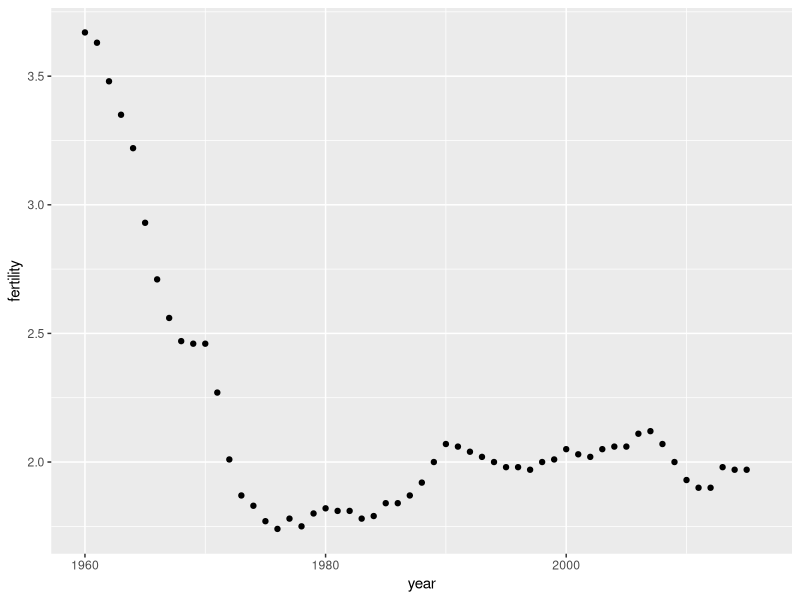
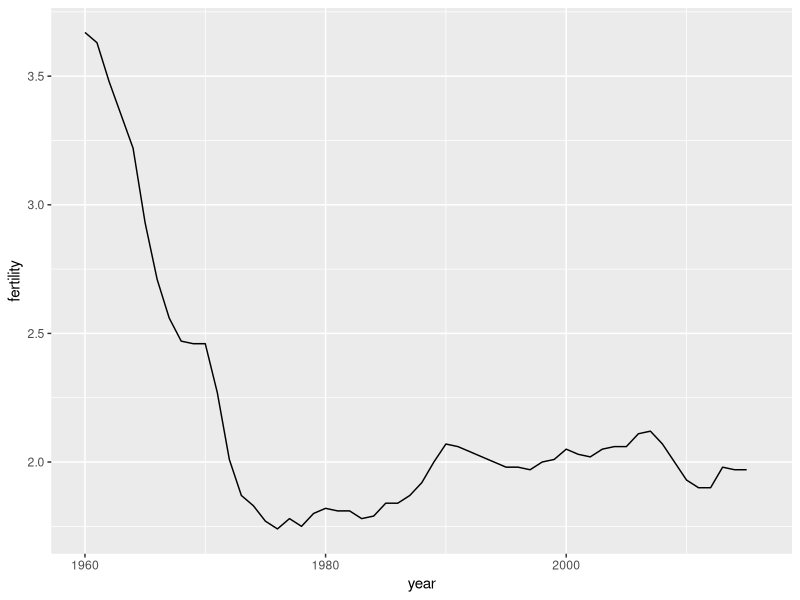
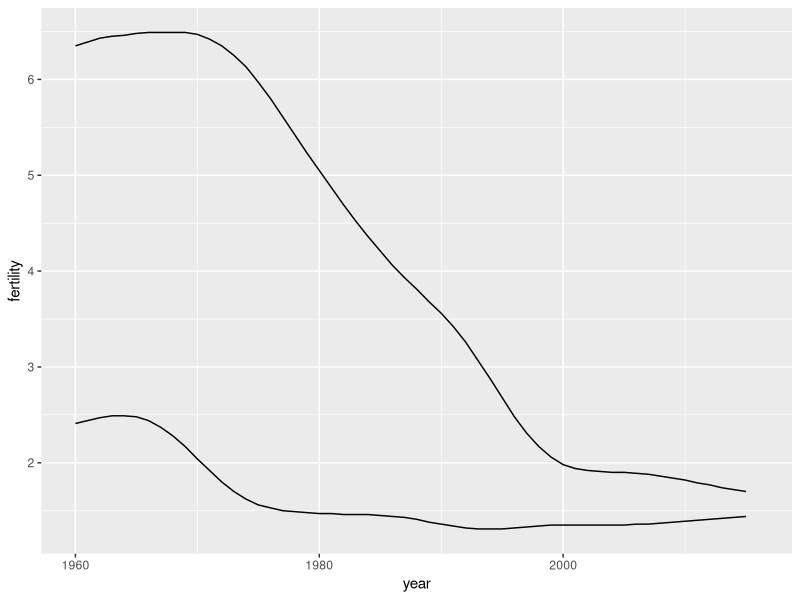
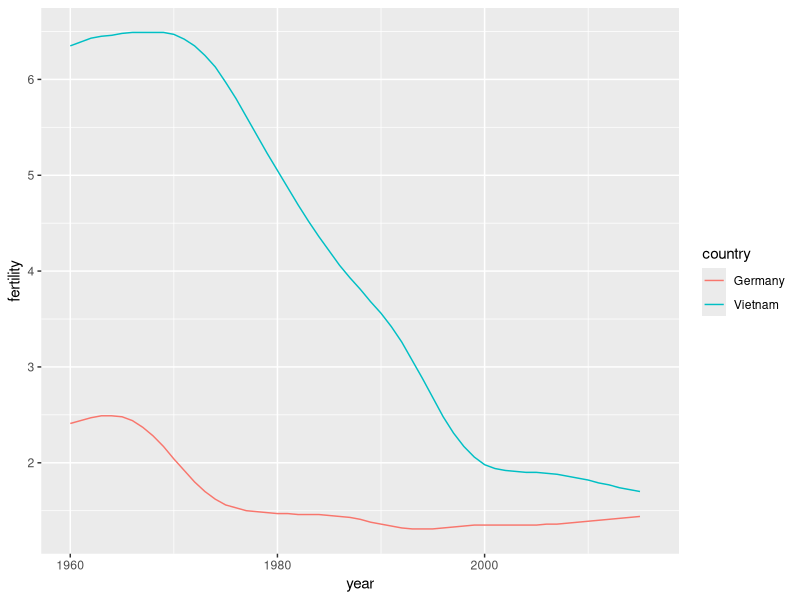
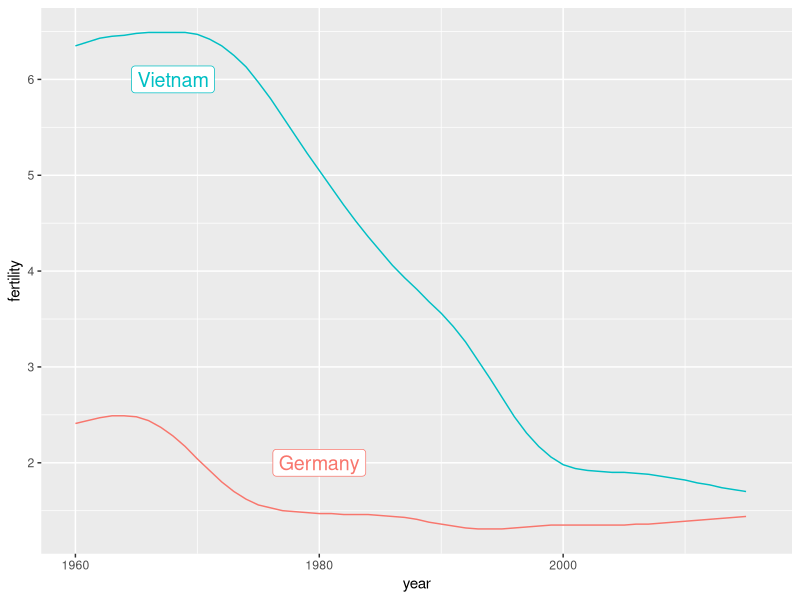
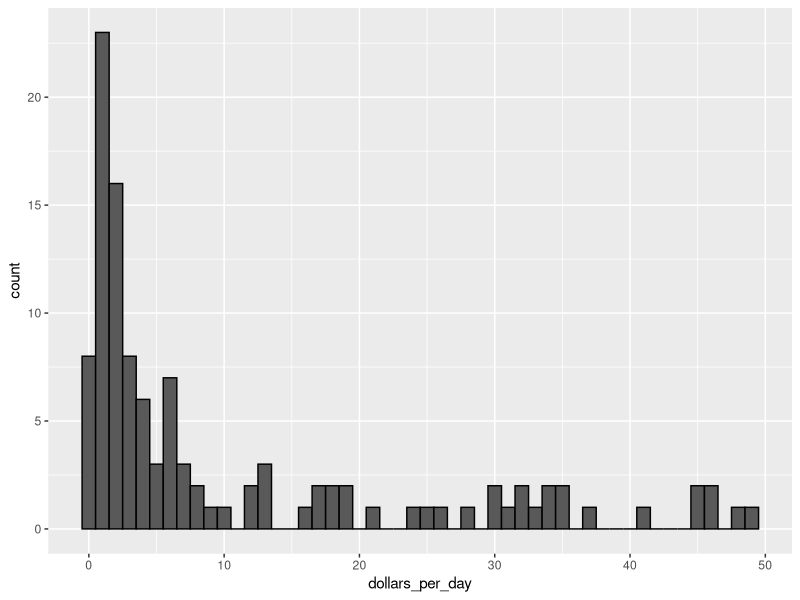
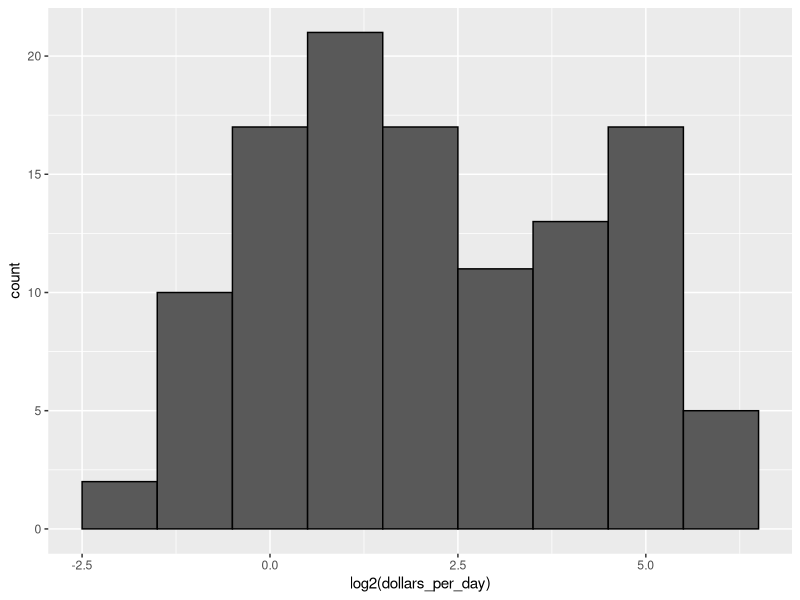
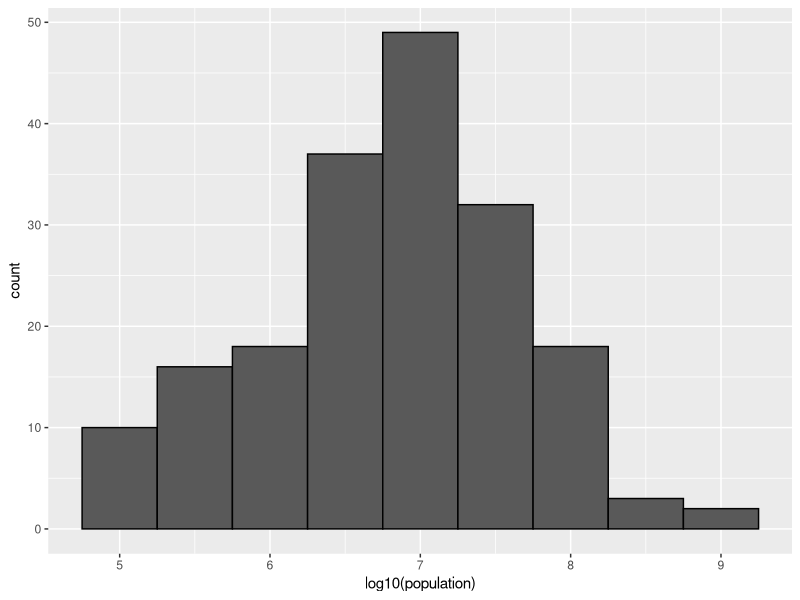

Write R code to recreate these figures, in order.
library(tidyverse)
library(dslabs)

data("gapminder")


#### Time series plots ####

# scatterplot of fertility rate in US by year
gapminder %>% filter(country == "United States") %>% 
  ggplot(aes(year, fertility)) +
  geom_point()

# line plot of US fertility by year
gapminder %>% filter(country == "United States") %>% 
  ggplot(aes(year, fertility)) +
  geom_line()

### multiple time series
# 2 line for 2 countries with group
gapminder %>% filter(country %in% c("Germany","Vietnam")) %>% 
  ggplot(aes(year, fertility, group = country)) +
  geom_line()

# 2 line with different colors for 2 countries with color (col)
gapminder %>% filter(country %in% c("Germany","Vietnam")) %>% 
  ggplot(aes(year, fertility, col = country)) +
  geom_line()

# use label instead of legend
labels <- data.frame(country = c("Vietnam", "Germany"),
                     x = c(1968, 1980), y = c(6, 2))            # create label position
gapminder %>% filter(country %in% c("Germany","Vietnam")) %>% 
  ggplot(aes(year, fertility, col = country)) +
  geom_line() +
  geom_label(data = labels, aes(x, y, label = country), size = 5) +    # add label
  theme(legend.position = "none")                                     # remove legend

### Transformations ####

# add dollars per days
g <- gapminder %>% mutate(dollars_per_day = gdp/population/365)

past_year <- 1970
present_year <- 2010


# basic histogram
g %>% filter(year == past_year & !is.na(gdp)) %>% 
  ggplot(aes(dollars_per_day)) +
  geom_histogram(binwidth = 1, col = "black")

# using log scaled data
g %>% filter(year == past_year & !is.na(gdp)) %>% 
  ggplot(aes(log2(dollars_per_day))) +
  geom_histogram(binwidth = 1, col = "black")

gapminder %>% filter(year == present_year) %>% 
  ggplot(aes(log10(population))) +
  geom_histogram(binwidth = 0.5, col = "black")

# using log scale
g %>% filter(year == past_year & !is.na(gdp)) %>% 
  ggplot(aes(dollars_per_day)) +
  scale_x_continuous(trans = "log2") +
  geom_histogram(binwidth = 1, col = "black")

#### Stratifying and boxplots ####


p1 <- g %>% filter(year == past_year, !is.na(gdp)) %>% 
  mutate(region = reorder(region, dollars_per_day, FUN = median)) %>%  # change order of factor by a function apply to a numeric vector
  ggplot(aes(region, dollars_per_day, fill = continent)) +
  theme(axis.text.x = element_text(hjust = 1, angle = 90)) +    # rotate the x-axis values
  xlab("")                                                     # remove x-axis labels
 
p1 + geom_boxplot()

p1 + scale_y_continuous(trans = "log2") +
  geom_boxplot()

p1 + scale_y_continuous(trans = "log2") +
  geom_boxplot() +
  geom_point(show.legend = FALSE)


#### Comparing distributions ####

west <- c("Western Europe", "Northern Europe", "Southern Europe", "Northern America", "Australia and New Zealand")
country_past <- gapminder %>%
  filter(year == past_year, !is.na(gdp)) %>% 
  .$country
country_present <- gapminder %>%
  filter(year == present_year, !is.na(gdp)) %>% 
  .$country
country_list <- intersect(country_past, country_present)

# comparing with histogram
g %>% filter(year == past_year & !is.na(gdp)) %>% 
  mutate(group = if_else(region %in% west, "West", "Developing")) %>% 
  ggplot(aes(dollars_per_day)) +
  geom_histogram(binwidth = 1, col = "black") +
  scale_x_continuous(trans = "log2") +
  facet_grid(. ~ group)

g %>% filter(year == present_year & !is.na(gdp)) %>% 
  mutate(group = if_else(region %in% west, "West", "Developing")) %>% 
  ggplot(aes(dollars_per_day)) +
  geom_histogram(binwidth = 1, col = "black") +
  scale_x_continuous(trans = "log2") +
  facet_grid(. ~ group)

g %>% filter(year %in% c(past_year, present_year),
             country %in% country_list) %>% # filter countries with available data in all periods
  mutate(region = reorder(region, dollars_per_day, FUN = median),
         group = if_else(region %in% west, "West", "Developing")) %>% 
  ggplot(aes(dollars_per_day)) +
  geom_histogram(binwidth = 1, color = "black") +
  scale_x_continuous(trans = "log2") +
  facet_grid(year~group)

# comparing with boxplots

p <- g %>% filter(year %in% c(past_year, present_year), country %in% country_list) %>% 
  mutate(region = reorder(region, dollars_per_day, FUN = median)) %>%  # change order of factor by a function apply to a numeric vector
  ggplot() +
  theme(axis.text.x = element_text(hjust = 1, angle = 90)) +    # rotate the x-axis values
  xlab("") +                                                    # remove x-axis labels
  scale_y_continuous(trans = "log2")

p + geom_boxplot(aes(region, dollars_per_day, fill = continent)) +
  facet_grid(year~.)

p + geom_boxplot(aes(region, dollars_per_day, fill = factor(year)))

#### Density plots ####


# basic density plots comparing 2 distributions
g %>% filter(year %in% c(past_year, present_year),
             country %in% country_list) %>% 
  ggplot(aes(dollars_per_day)) +
  geom_density(fill = "grey") +
  scale_x_continuous(trans = "log2") +
  facet_grid(. ~ year)

# change the y-axis to count (computed value by density) 
g %>% filter(year %in% c(past_year, present_year),
             country %in% country_list) %>% 
  mutate(group = if_else(region %in% west, "West", "Developing")) %>% 
  ggplot() +
  geom_density(aes(x = dollars_per_day, y = ..count.., fill = group),
               alpha = 0.2, bw = 0.75) +
  scale_x_continuous(trans = "log2") +
  facet_grid(.~year)

# add new region groups with case_when
g1 <- g %>% mutate(group = case_when(
  .$region %in% west ~ "West",
  .$region %in% c("Eastern Asia", "South-Eastern Asia") ~ "East Asia",
  .$region %in% c("Caribbean", "Central America", "South America") ~ "Latin America",
  .$continent == "Africa" & .$region != "Northern Africa" ~ "Sub-Saharan Africa",
  TRUE ~ "Others"
)) %>% mutate(group = factor(group, levels = c("Others", "Latin America", "East Asia",
                                               "Sub-Saharan Africa", "West")))

# stacked density plots
g1 %>% filter(year %in% c(past_year, present_year),
              country %in% country_list) %>% 
  ggplot(aes(dollars_per_day, fill = group)) +
  scale_x_continuous(trans = "log2") +
  geom_density(aes(y = ..count..), alpha = 0.2, bw = 0.75, position = "stack") +
  facet_grid(year ~ .)

# add weight by population ??
g1 %>% filter(year %in% c(past_year, present_year),
              country %in% country_list) %>% 
  group_by(year) %>% 
  mutate(weight = population/sum(population*2)) %>% 
  ungroup() %>% 
  ggplot(aes(dollars_per_day, fill = group, weight = weight)) +
  scale_x_continuous(trans = "log2") +
  geom_density(alpha = 0.2, bw = 0.75, position = "stack") +
  facet_grid(year ~ .)

#### Logistic (logit) transformation ####


g2 <- g %>% 
  mutate(group = case_when(
    .$region %in% west ~ "West",
    .$region %in% c("Eastern Asia", "South-Eastern Asia") ~ "East Asia",
    .$region %in% c("Central America", "South America", "Caribbean") ~ "Latin America",
    .$region %in% c("Melanesia", "Micronesia", "Polynesia") ~ "Pacific Islands",
    .$continent == "Africa" & .$region != "Northern Africa" ~ "Sub-Saharan Africa",
    TRUE ~ as.character(.$region)
  ))

# make new data frame with group average income and avera infant survival rate
surv_income <- g2 %>% 
  filter(year == present_year, !is.na(gdp), !is.na(infant_mortality), !is.na(group)) %>% 
  group_by(group) %>% 
  summarise(income = sum(gdp)/sum(population)/365,
            infant_survival_rate = 1 - sum(infant_mortality/1000*population)/sum(population)) %>% 
  arrange(income)

# plot infant survival rate versus income
surv_income %>% ggplot(aes(income, infant_survival_rate, label = group, col = group)) +
  scale_x_continuous(trans = "log2", limits = c(.25, 150)) +
  scale_y_continuous(trans = "logit", limits = c(.875, .9981),
                     breaks = c(.85, .90, .95, .99, .995, .998)) +
  geom_label(size = 3, show.legend = FALSE)
